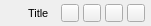
<?xml version="1.0" encoding="UTF-8"?>
<ui version="4.0">
 <class>wdgTitleBar</class>
 <widget class="QWidget" name="wdgTitleBar">
  <property name="geometry">
   <rect>
    <x>0</x>
    <y>0</y>
    <width>151</width>
    <height>26</height>
   </rect>
  </property>
  <property name="maximumSize">
   <size>
    <width>16777215</width>
    <height>26</height>
   </size>
  </property>
  <property name="windowTitle">
   <string notr="true">wdgTitleBar</string>
  </property>
  <layout class="QHBoxLayout" name="horizontalLayout">
   <property name="spacing">
    <number>4</number>
   </property>
   <property name="leftMargin">
    <number>6</number>
   </property>
   <property name="topMargin">
    <number>4</number>
   </property>
   <property name="rightMargin">
    <number>6</number>
   </property>
   <property name="bottomMargin">
    <number>4</number>
   </property>
   <item>
    <widget class="QLabel" name="label_icon">
     <property name="minimumSize">
      <size>
       <width>18</width>
       <height>18</height>
      </size>
     </property>
     <property name="maximumSize">
      <size>
       <width>18</width>
       <height>18</height>
      </size>
     </property>
     <property name="text">
      <string notr="true"/>
     </property>
     <property name="pixmap">
      <pixmap resource="resources.qrc">:/icon/icons/application.png</pixmap>
     </property>
     <property name="scaledContents">
      <bool>true</bool>
     </property>
    </widget>
   </item>
   <item>
    <widget class="QLabel" name="label_title">
     <property name="font">
      <font>
       <pointsize>8</pointsize>
      </font>
     </property>
     <property name="text">
      <string notr="true">Title</string>
     </property>
    </widget>
   </item>
   <item>
    <spacer name="horizontalSpacer">
     <property name="orientation">
      <enum>Qt::Horizontal</enum>
     </property>
     <property name="sizeHint" stdset="0">
      <size>
       <width>1</width>
       <height>10</height>
      </size>
     </property>
    </spacer>
   </item>
   <item>
    <widget class="themePushButton" name="pushButton_fullscreen">
     <property name="minimumSize">
      <size>
       <width>18</width>
       <height>18</height>
      </size>
     </property>
     <property name="maximumSize">
      <size>
       <width>18</width>
       <height>18</height>
      </size>
     </property>
     <property name="focusPolicy">
      <enum>Qt::NoFocus</enum>
     </property>
     <property name="text">
      <string notr="true"/>
     </property>
     <property name="icon">
      <iconset resource="resources.qrc">
       <normaloff>:/icon/icons/fullscreen_black.svgz</normaloff>:/icon/icons/fullscreen_black.svgz</iconset>
     </property>
    </widget>
   </item>
   <item>
    <widget class="themePushButton" name="pushButton_minimize">
     <property name="minimumSize">
      <size>
       <width>18</width>
       <height>18</height>
      </size>
     </property>
     <property name="maximumSize">
      <size>
       <width>18</width>
       <height>18</height>
      </size>
     </property>
     <property name="focusPolicy">
      <enum>Qt::NoFocus</enum>
     </property>
     <property name="text">
      <string notr="true"/>
     </property>
     <property name="icon">
      <iconset resource="resources.qrc">
       <normaloff>:/icon/icons/minimize_black.svgz</normaloff>:/icon/icons/minimize_black.svgz</iconset>
     </property>
    </widget>
   </item>
   <item>
    <widget class="themePushButton" name="pushButton_maximize">
     <property name="minimumSize">
      <size>
       <width>18</width>
       <height>18</height>
      </size>
     </property>
     <property name="maximumSize">
      <size>
       <width>18</width>
       <height>18</height>
      </size>
     </property>
     <property name="focusPolicy">
      <enum>Qt::NoFocus</enum>
     </property>
     <property name="text">
      <string notr="true"/>
     </property>
     <property name="icon">
      <iconset resource="resources.qrc">
       <normaloff>:/icon/icons/maximize_black.svgz</normaloff>:/icon/icons/maximize_black.svgz</iconset>
     </property>
    </widget>
   </item>
   <item>
    <widget class="themePushButton" name="pushButton_close">
     <property name="minimumSize">
      <size>
       <width>18</width>
       <height>18</height>
      </size>
     </property>
     <property name="maximumSize">
      <size>
       <width>18</width>
       <height>18</height>
      </size>
     </property>
     <property name="focusPolicy">
      <enum>Qt::NoFocus</enum>
     </property>
     <property name="text">
      <string notr="true"/>
     </property>
     <property name="icon">
      <iconset resource="resources.qrc">
       <normaloff>:/icon/icons/close_black.svgz</normaloff>:/icon/icons/close_black.svgz</iconset>
     </property>
    </widget>
   </item>
  </layout>
 </widget>
 <customwidgets>
  <customwidget>
   <class>themePushButton</class>
   <extends>QPushButton</extends>
   <header>theme.hpp</header>
  </customwidget>
 </customwidgets>
 <resources>
  <include location="resources.qrc"/>
 </resources>
 <connections/>
</ui>
